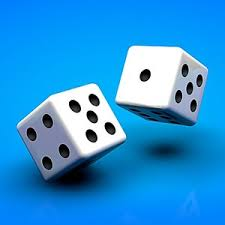
#> input picture 8-Goruntu_Piramitleri/zar.jpg, 225 x 225 px
$ python zeros_fonk.py
#> lines starting #> are read from the running program, lines starting #| are printed output that depends on the picture; after the words box and inside, x2 and y2 are one past the last pixel; in counts of white or black regions, pixels touching at a corner belong together
import cv2
import numpy as np

def main():
    zar=cv2.imread('zar.jpg')
#> zar is the input picture: shape (225, 225, 3); mean B, G, R 217.7, 148.2, 42.4
    'resmin boyutunu öğrendil'
    print(zar.shape)
#| (225, 225, 3)

    'pyrup ile resmin boyutunu  2 katına cıkardık ve boyutlarını çğrendik'
    iki_kat_buyuk=cv2.pyrUp(zar)
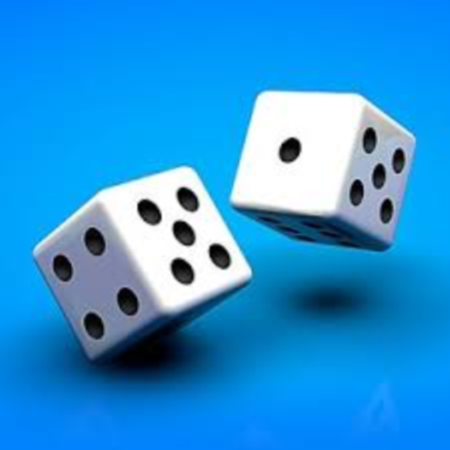
#> iki_kat_buyuk: shape (450, 450, 3); mean B, G, R 217.7, 148.3, 42.4
    print(iki_kat_buyuk.shape)
#| (450, 450, 3)

    iki_kat_kucuk=cv2.pyrDown(zar)
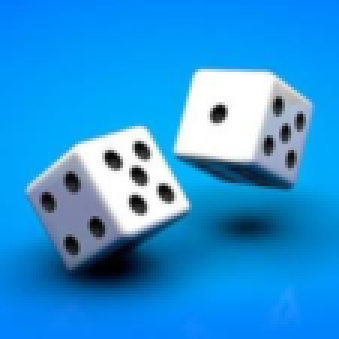
#> iki_kat_kucuk: shape (113, 113, 3) (shown 3 times larger); mean B, G, R 218, 148.2, 42
    print(iki_kat_kucuk.shape)
#| (113, 113, 3)

    'bilindiği üzere resimleirmiz array şeklinde oljusmakta ' \
    'zeros fonksiyonu bize arrayimiz de ki yüm değerleri sıfırlamakta ve' \
    'böylelikle siyah bir görüntü elde etmekteyiz'
    resim_zeros=np.zeros((150,150,3)# resöim boyuları
                         ,dtype='uint8')# array intipi

    ' burada remimize beyaz bir kare çiziyoruz'
    cv2.rectangle(resim_zeros,(0,100),(10,110),color=(255,255,255),thickness=2)
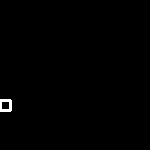
#> resim_zeros: shape (150, 150, 3); 0.47% white; 1 white region, box (x1, y1, x2, y2) and area: (0, 99, 12, 112) 105

    'resimlerimizi gösteriyoruz'
    cv2.imshow('Zar',zar)
    cv2.imshow('Iki kat buyuk zar',iki_kat_buyuk)
    cv2.imshow('Iki kat kucuk zar',iki_kat_kucuk)
    cv2.imshow('Resim Zeros',resim_zeros)

if __name__ =='__main__':
    main()

cv2.waitKey(0)
cv2.destroyAllWindows()
